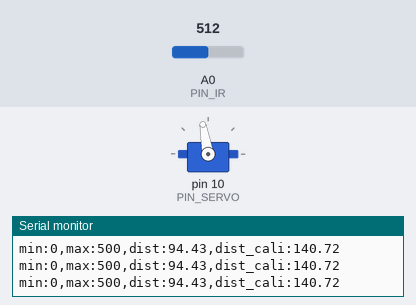
A sketch run on a simulated Arduino Uno, built with avr-gcc and run on an emulated ATmega328P. Parts: servo, the last lines printed to the serial monitor. The test bench sets the inputs (shaded band); at power-on: A0 (PIN_IR) = 512.

Above: at 1.2 s.
1.3 s: A0 (PIN_IR) set to 316
2.8 s: A0 (PIN_IR) set to 291
At 4.0 s:
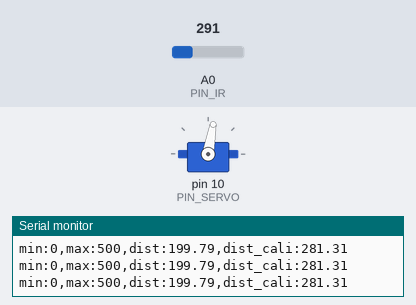
4.3 s: A0 (PIN_IR) set to 306
At 4.6 s:
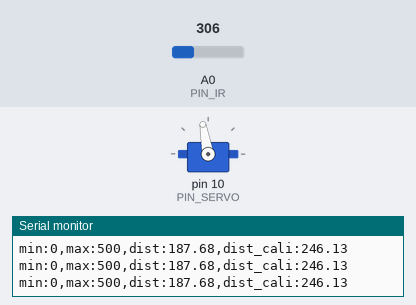
5.8 s: A0 (PIN_IR) set to 245
At 7.3 s:
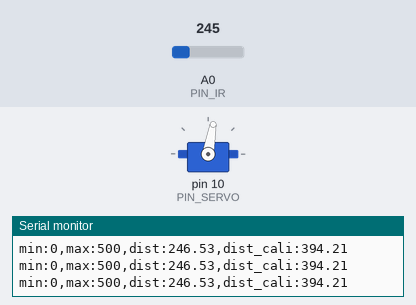
Timing chart, 0 to 8.3 s (numbered marks = the images above; inputs shaded):
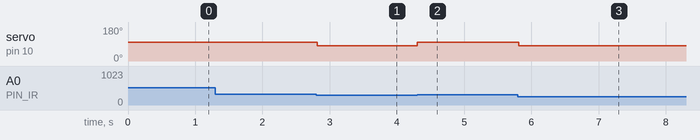

The sketch:

21_bbc_20203091.ino
```cpp
#include <Servo.h>

// Arduino pin assignment
#define PIN_SERVO 10
#define PIN_IR A0

Servo myservo;
int a, b; // unit: mm

void setup() {
// initialize GPIO pins
  myservo.attach(PIN_SERVO);
  myservo.writeMicroseconds(1476);

// initialize serial port
  Serial.begin(57600);

  a = 70;
  b = 250;
}

float ir_distance(void){ // return value unit: mm
  float val;
  float volt = float(analogRead(PIN_IR));
  val = ((6762.0/(volt-9.0))-4.0) * 10.0;
  return val;
}

float dist_cali_2(float dist_cali){//fix error based on error range
  int error[5] = {170, 255, 300, 335, 370};
  int fixerror[4] = {20, 50, 35, 35}; //min(error)
  float dist_cali2 = dist_cali;
  for (int i = 0; i < 4; i++){
    if (error[i] < dist_cali && dist_cali <error[i+1]) {
      dist_cali2 = dist_cali - fixerror[i];
    }
  }
  return dist_cali2;
}

void loop() {
  float raw_dist = ir_distance();
  float dist_cali = 100 + 300.0 / (b - a) * (raw_dist - a);
  float dist_cali2 = dist_cali_2(dist_cali);

  if (dist_cali2 < 255){
  myservo.write(1575);
  }
  else{
  myservo.write(1368);
    }
  Serial.print("min:0,max:500,dist:");
  Serial.print(raw_dist);
  Serial.print(",dist_cali:");
  Serial.println(dist_cali2);
  delay(20);
}
```

Measured:
- the behaviour switches between 304 and 303 on A0 (PIN_IR) (found by bisection; images 0 and 1)
- after the input at 2.8 s, servo on pin 10 (PIN_SERVO): 100° → 80° at once
- after the input at 4.3 s, servo on pin 10 (PIN_SERVO): 80° → 100° at once
- after the input at 5.8 s, servo on pin 10 (PIN_SERVO): 100° → 80° at once
